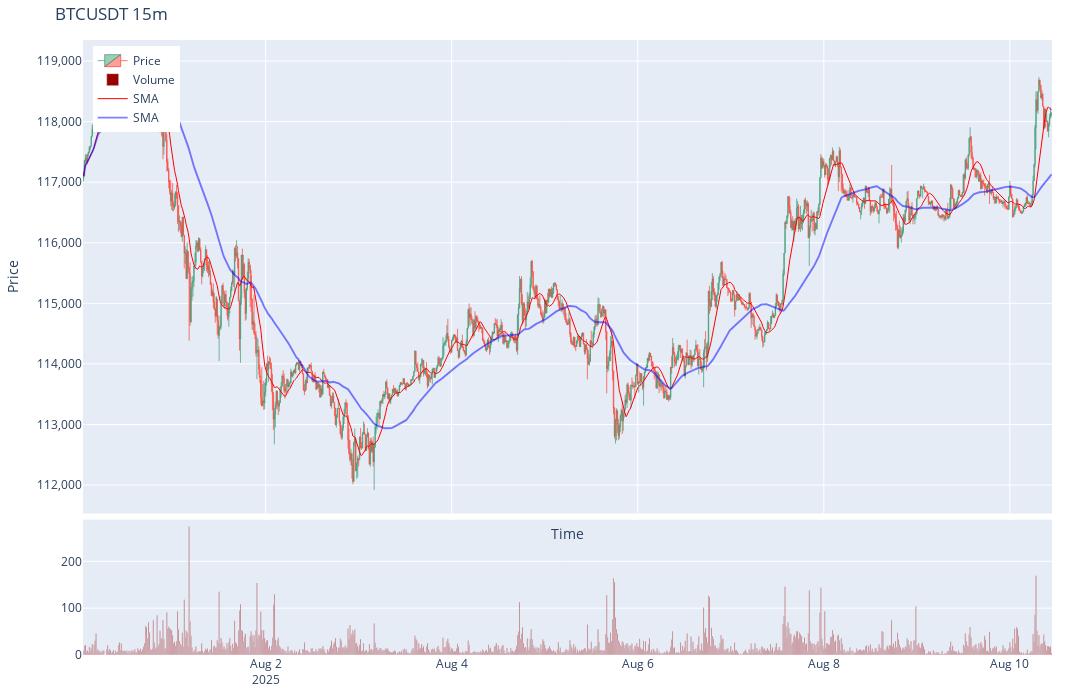

Notebook cell for this chart:
### Code cell
from marketlib.plotly import Plotly
from marketlib.indicators import *
sma = SMA(btc.to_dataframe(), [14, 60])
plotly = Plotly()
plotly.add_chart(btc.to_dataframe(), btc.symbol, btc.timeframe)
plotly.add_indicators(sma)
plotly.plot()

### Figure 1 — Plotly figure (JSON) as saved in the notebook; plotly's stock layout.template omitted (floating-point values rounded to 4 significant figures; data arrays with more than 128 entries replaced by an {"elided": "..."} marker saying what was removed)
{"data": [{"close": {"elided": "1000 float values"}, "decreasing": {"fillcolor": "rgba(255,0,0)", "line": {"color": "rgba(255,0,0)", "width": 0.7}}, "high": {"elided": "1000 float values"}, "increasing": {"fillcolor": "rgba(0,255,0)", "line": {"color": "rgba(0,255,0)", "width": 0.7}}, "low": {"elided": "1000 float values"}, "name": "Price", "open": {"elided": "1000 float values"}, "type": "candlestick", "x": {"elided": "1000 str values"}, "xaxis": "x", "yaxis": "y"}, {"marker": {"color": "#900"}, "name": "Volume", "type": "bar", "x": {"elided": "1000 str values"}, "xaxis": "x2", "y": {"elided": "1000 float values"}, "yaxis": "y2"}, {"hovertemplate": "Value: %{y:.2f}<br>Time: %{x}", "line": {"color": "red", "width": 1}, "name": "SMA", "opacity": 1, "type": "scatter", "x": {"elided": "1000 str values"}, "xaxis": "x", "y": {"elided": "1000 float values"}, "yaxis": "y"}, {"hovertemplate": "Value: %{y:.2f}<br>Time: %{x}", "line": {"color": "blue", "width": 1.9}, "name": "SMA", "opacity": 0.5, "type": "scatter", "x": {"elided": "1000 str values"}, "xaxis": "x", "y": {"elided": "1000 float values"}, "yaxis": "y"}], "layout": {"height": 700, "legend": {"x": 0.01, "y": 0.99}, "margin": {"b": 40, "l": 40, "r": 40, "t": 40}, "title": {"text": "BTCUSDT 15m"}, "width": 1200, "xaxis": {"anchor": "y", "domain": [0, 1], "matches": "x2", "rangeslider": {"visible": false}, "showticklabels": false, "title": {"text": "Time"}}, "xaxis2": {"anchor": "y2", "domain": [0, 1]}, "yaxis": {"anchor": "x", "domain": [0.23, 1], "tickformat": ",", "title": {"text": "Price"}}, "yaxis2": {"anchor": "x2", "domain": [0, 0.22], "tickformat": ","}, "yaxis3": {"tickformat": ","}}}
